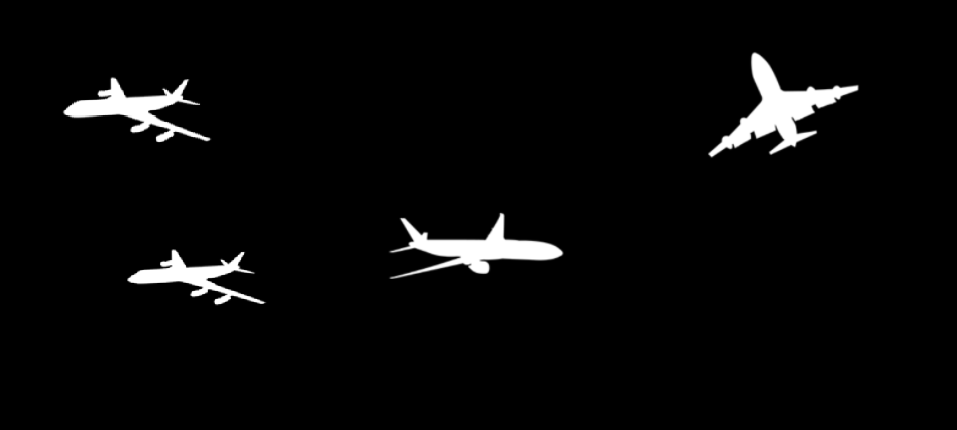
#> input picture opencv_project_practice/Lab5/images/planes.png, 957 x 430 px
$ python ex4.py
#> lines starting #> are read from the running program, lines starting #| are printed output that depends on the picture; after the words box and inside, x2 and y2 are one past the last pixel; in counts of white or black regions, pixels touching at a corner belong together
"""
目的：在图像planes.png中定位出one_plane.png 所示目标的位置，并画出其bounding box。大致步骤如下
1)	查找planes.png中所有目标的轮廓
2)	对每一个轮廓求得其最小的外接矩形 (bounding box)，得到各个飞机的小图
3)	对one_plane.png 和步骤2中的每个小图计算Hu矩，并计算Hu矩的距离。Hu矩最相近的小图应该是目标所在。
4)	在planes.png 中画出矩形定位框。使用函数cv2.rectangle(img, pt1, pt2, 255, 2), 其中pt1为bounding box 的左上角坐标，pt2 为右下角坐标。

"""
import numpy as np
import cv2
import matplotlib.pyplot as plt


def solve_hu(img):
    # 计算Hu矩
    M = cv2.moments(img)
    hu_moments = cv2.HuMoments(M)
    return hu_moments


def solution() -> None:
    # 读取图像
    image = cv2.imread('./images/planes.png')
#> image is the input picture: shape (430, 957, 3); min 0, max 255, mean 8.2
    # 转换为灰度图
    gray = cv2.cvtColor(image, cv2.COLOR_BGR2GRAY)
    # 读取one_plane.png
    one_plane = cv2.imread('./images/one_plane.png')
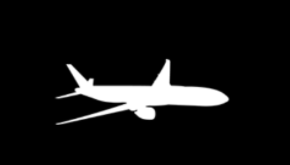
#> input picture opencv_project_practice/Lab5/images/one_plane.png, 290 x 165 px
#> one_plane is the input picture: shape (165, 290, 3); min 0, max 255, mean 19.1
    # 转换为灰度图
    one_plane_gray = cv2.cvtColor(one_plane, cv2.COLOR_BGR2GRAY)
    # 显示原图
    plt.figure(figsize=(8, 8))
    plt.subplot(121)
    plt.xticks([]), plt.yticks([])
    plt.imshow(image[:, :, ::-1])
    plt.title('original')
    plt.subplot(122)
    plt.xticks([]), plt.yticks([])
    plt.imshow(one_plane[:, :, ::-1])
    plt.title('one_plane')
    plt.show()

    # 二值化
    thresh, ret = cv2.threshold(gray, 0, 255, cv2.THRESH_BINARY | cv2.THRESH_OTSU)
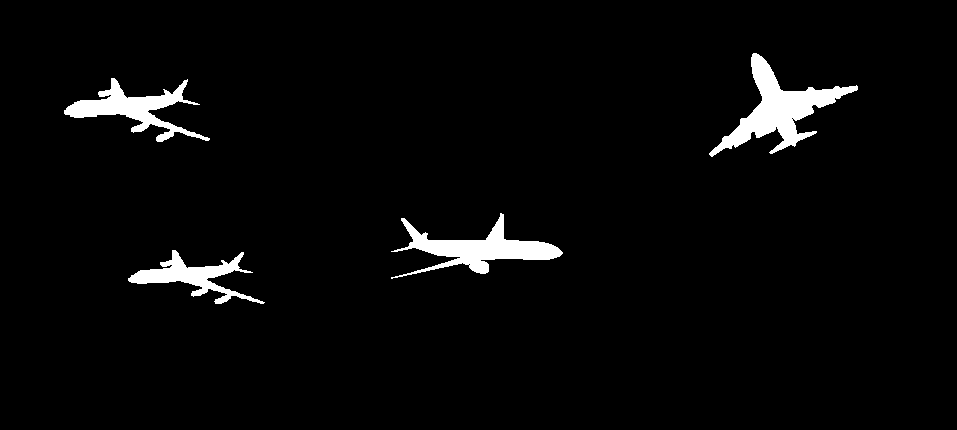
#> ret: shape (430, 957); 3.2% white; 4 white regions
#> thresh = 121
    # 查找轮廓
    contours, hierarchy = cv2.findContours(ret, cv2.RETR_EXTERNAL, cv2.CHAIN_APPROX_SIMPLE)
#> contours = 4 contours; box (x1, y1, x2, y2) and area: (709, 53, 858, 157) 4226, (391, 213, 563, 279) 3301, (64, 78, 210, 142) 2648, (128, 250, 265, 304) 2050
    # 画出轮廓
    image_contour = image.copy()
    cv2.drawContours(image_contour, contours, -1, (0, 0, 255), 2)
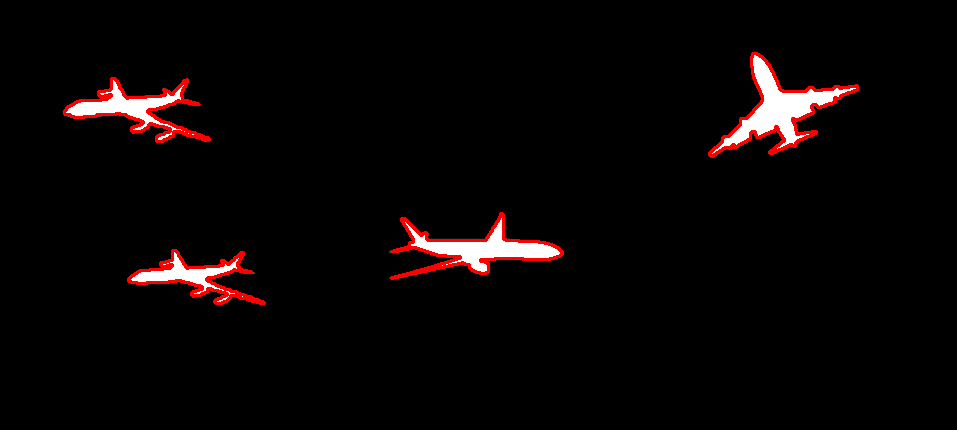
#> image_contour: shape (430, 957, 3); 1.81% of pixels changed, all inside (x1, y1, x2, y2) = (63, 52, 859, 305)
    # 得到小飞机
    image_plane = []
    for contour in contours:
        # 画出bounding box
        x, y, w, h = cv2.boundingRect(contour)
        image_plane.append(image[y:y + h, x:x + w])
#> this loop made 4 passes
#> (x, y, w, h) on passes 1 to 4: (128, 250, 137, 54), (391, 213, 172, 66), (64, 78, 146, 64), (709, 53, 149, 104)
#> after the loop, image_plane = 4 items
    # 显示小飞机
    plt.figure(figsize=(4, 4))
    plt.subplot(221)
    plt.xticks([]), plt.yticks([])
    plt.imshow(image_plane[0][:, :, ::-1])
    plt.title('plane_1')
    plt.subplot(222)
    plt.xticks([]), plt.yticks([])
    plt.imshow(image_plane[1][:, :, ::-1])
    plt.title('plane_2')
    plt.subplot(223)
    plt.xticks([]), plt.yticks([])
    plt.imshow(image_plane[2][:, :, ::-1])
    plt.title('plane_3')
    plt.subplot(224)
    plt.xticks([]), plt.yticks([])
    plt.imshow(image_plane[3][:, :, ::-1])
    plt.title('plane_4')
    plt.show()
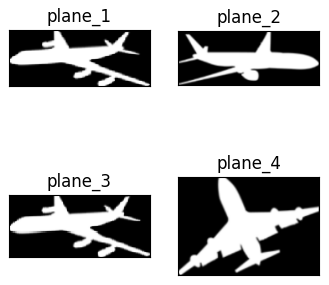
#> figure drawn by matplotlib, 4 panels

    # 对每一个小飞机计算Hu矩
    hu_moments = []
    for plane in image_plane:
        plane = cv2.cvtColor(plane, cv2.COLOR_BGR2GRAY)
        hu_moments.append(solve_hu(plane))
#> this loop made 4 passes
#> pass 2, in solution, `plane = cv2.cvtColor(plane, cv2.COLOR_BGR2GRAY)`:
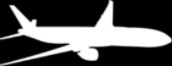
#> plane: shape (66, 172); min 0, max 255, mean 80.5
#> pass 3, in solution, `plane = cv2.cvtColor(plane, cv2.COLOR_BGR2GRAY)`:
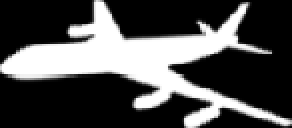
#> plane: shape (64, 146) (shown 2 times larger); min 0, max 255, mean 79.1
#> after the loop, hu_moments = 4 items
    # 计算one_plane.png的Hu矩
    one_plane_hu_moments = solve_hu(one_plane_gray)
#> one_plane_hu_moments = [0.00201, 3.05e-06, 3e-11, 4.23e-11, 5.06e-22, 6.13e-14, 1.42e-21]
    # 计算Hu矩距离
    hu_moments_distance = []
    for hu_moment in hu_moments:
        hu_moments_distance.append(np.abs(np.sum(np.abs(hu_moment - one_plane_hu_moments) / hu_moment)))
#> after the loop, hu_moments_distance = [1.9, 0.435, 2.25, 12375.5]
    # 找到距离最小的Hu矩
    min_index = np.argmin(hu_moments_distance)
#> min_index = 1
    # 画出bounding box
    image_bbox = image.copy()
    x, y, w, h = cv2.boundingRect(contours[min_index])
#> x = 391; y = 213; w = 172; h = 66
    cv2.rectangle(image_bbox, (x, y), (x + w, y + h), (0, 0, 255), 2)
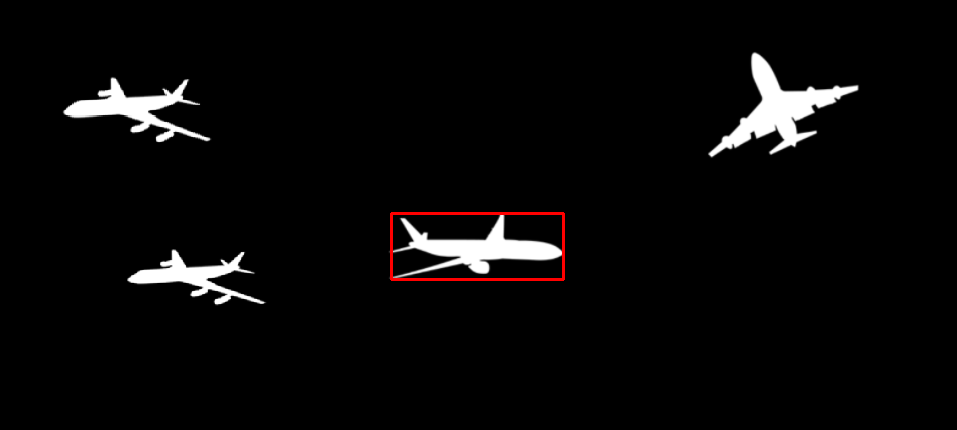
#> image_bbox: shape (430, 957, 3); 0.35% of pixels changed, all inside (x1, y1, x2, y2) = (390, 212, 565, 281)
    # 显示bounding box
    plt.figure(figsize=(8, 8))
    plt.xticks([]), plt.yticks([])
    plt.imshow(image_bbox[:, :, ::-1])
    plt.title('bounding box')
    plt.show()


if __name__ == '__main__':
    solution()
